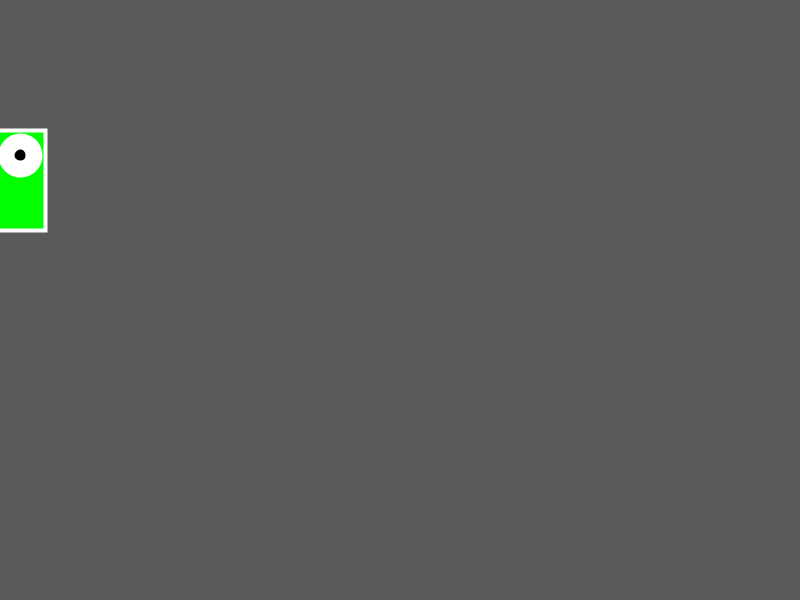
Frame 1 (no input)
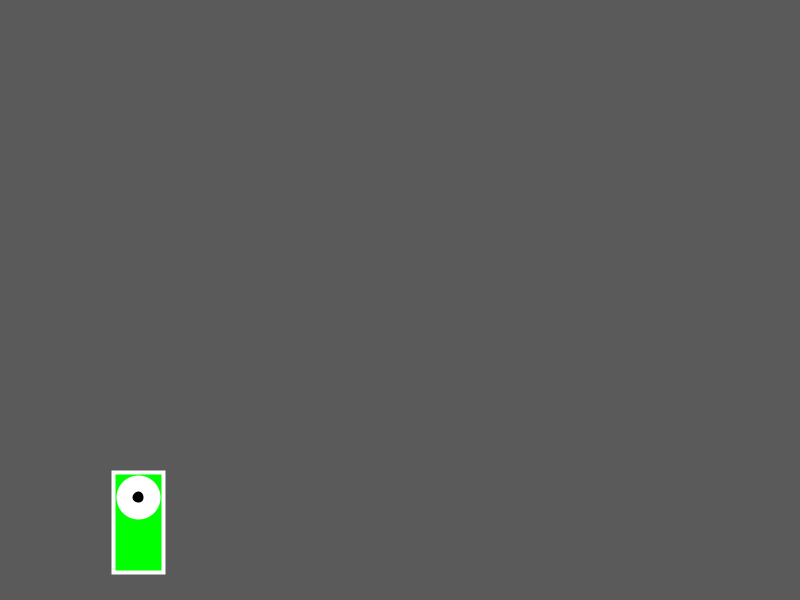
Frame 60 (the mouse pressed at the canvas centre just before this capture)
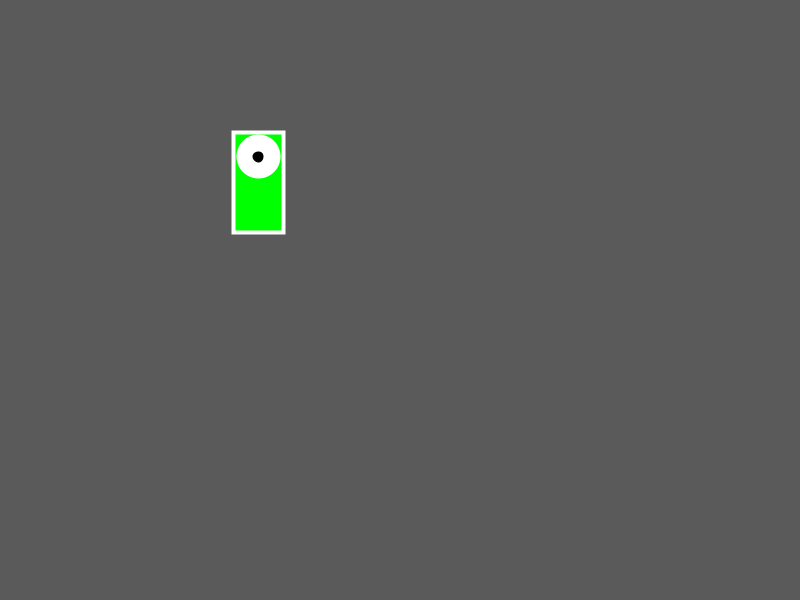
Frame 120 (the mouse held since frame 60 and released just before this capture)

The Processing sketch that drew these frames (run headless with seeded random() and noise(); from frame 60 on, the mouse is pressed at the canvas centre):

// Processing sketch: PeePeePooPoo
// ── PeePeePooPoo.pde
float xPos;
float yPos;
float xVelo;
float yVelo;
float gravity;
float BounceDecay;

void setup() {
  size(800,600);
  xPos = 20;
  yPos = 180;
  xVelo = 2;
  yVelo = 0;
  BounceDecay = 0.2;
  gravity = 0.2;
}

void draw() {
  background(90);
  displayThing(xPos, yPos);
  xPos += xVelo;
  yPos += yVelo;
  yVelo += gravity;
  if (xPos > width) {
    xPos = 0;
  }
  if (yPos > height - 50) {
    if(yVelo < 2)
    {
      yVelo = 2;
    }
    yVelo = -yVelo + BounceDecay;
  }
}

void displayThing(float x, float y) {
  push();
  translate(x, y);
  rectMode(CENTER);
  fill(#00ff00);
  strokeWeight(4);
  stroke(255);
  rect(0, 0, 50, 100);
  fill(#ffffff);
  ellipse(0, -25, 40, 40);
  fill(#000000);
  ellipse(0, -25, 15, 15);
  pop();
}
